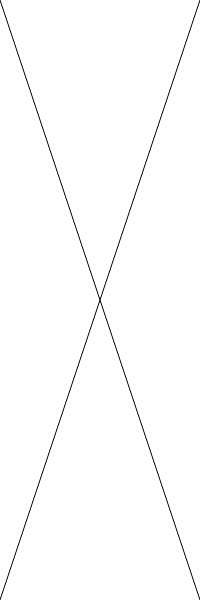
Frame 1 (no input)
Frame 60 (no input): identical to frame 1, image omitted
Frame 120 (the mouse pressed at the canvas centre since frame 60): identical to frame 1, image omitted

The p5.js sketch that drew this single still picture (run headless with seeded random() and noise() and a simulated clock; from frame 60 on, the mouse is pressed at the canvas centre):

// p5.js sketch
// ── sketch.js
/*P5.js heeft een groot aantal ingebouwde variabelen:
-	width			  //de breedte van de schets
-	height		  //de hoogte van de schets
-	mouseX		  //de x positie van de muis
-	mouseY		  //de y positie van de muis
-	windowWidth	//de breedte van het venster
-	windowHeight//de hoogte van het venster
- PI          // het getal Pi
- TWO_PI      // 2x het getal PI

een volledige lijst vind je op: http://p5js.org/reference/
*/
function setup() {
  createCanvas(200,600);
}

function draw() {
  background(255);
  /* je gebruikt hier de breedte(wirdth) en hoogte(height) van je canvas 
  om een kruis te tekenen.
  Wanneer je het canvas vergroot of verkleint zie je dat het kruis mee beweegt.
  Om dit te bekomen hebben we de functie windowResized() nodig.
  */
  line(0,0,width,height); 
  line(width,0,0,height);
}


/*function windowResized() {
  resizeCanvas(windowWidth, windowHeight);
}*/
